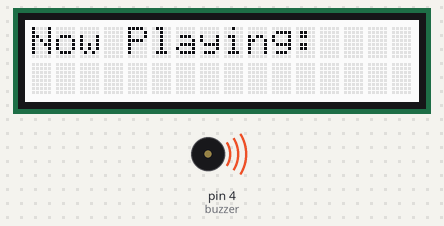
Simulated run of this sketch. Board: Arduino Uno, built with avr-gcc and run on an emulated ATmega328P. Parts: 16×2 character LCD, buzzer (waves = sounding).

Above: at 0.5 s.
At 2.3 s:
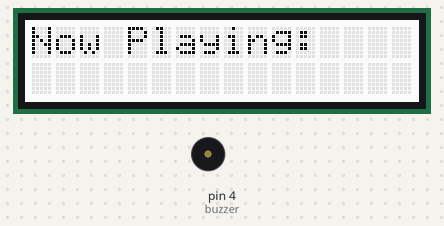
Timing chart, 0 to 130.0 s (numbered marks = the images above):
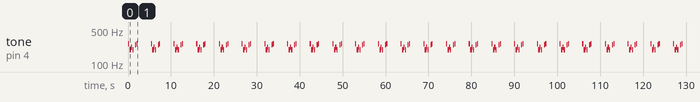

The sketch:

music_player.ino
```cpp
#include <Wire.h> // Include the Wire library to communicate with I2C devices
#include "rgb_lcd.h" // Include the library for the RGB LCD
#include "pitches.h" // This is a library that contains the pitches of the musical notes

rgb_lcd lcd; // Create an lcd object from the rgb_lcd class

const int buzzer = 4; // Buzzer connected to digital pin 9

int melody[] = {NOTE_C4, NOTE_G3, NOTE_G3, NOTE_A3, NOTE_G3, 0, NOTE_B3, NOTE_C4}; // An array to hold the melody

// Note durations: 4 = quarter note, 8 = eighth note, etc.:
int noteDurations[] = {4, 8, 8, 4, 4, 4, 4, 4};

void setup() { // This function runs once when the Arduino starts
  lcd.begin(16, 2); // Initialize the LCD with 16 columns and 2 rows
}

void loop() { // This function runs continuously after setup() finishes
  lcd.clear(); // Clear the LCD screen
  lcd.setCursor(0,0); // Set cursor to top-left corner
  lcd.print("Now Playing: "); // Print "Now Playing: "

  for (int i = 0; i < 8; i++) { // Loop over the notes in the melody array
    int noteDuration = 1000 / noteDurations[i]; // Calculate how long each note lasts
    tone(buzzer, melody[i], noteDuration); // Play each note on the buzzer

    int pauseBetweenNotes = noteDuration * 1.30; // Calculate pause between notes
    delay(pauseBetweenNotes); // Pause between notes

    noTone(buzzer); // Stop the tone playing
  }

  delay(3000); // Wait for 5 seconds before repeating the loop
}
```

pitches.h
```cpp
/*************************************************
   Public Constants
 *************************************************/

#define NOTE_B0 31
#define NOTE_C1 33
#define NOTE_CS1 35
#define NOTE_D1 37
#define NOTE_DS1 39
#define NOTE_E1 41
#define NOTE_F1 44
#define NOTE_FS1 46
#define NOTE_G1 49
#define NOTE_GS1 52
#define NOTE_A1 55
#define NOTE_AS1 58
#define NOTE_B1 62
#define NOTE_C2 65
#define NOTE_CS2 69
#define NOTE_D2 73
#define NOTE_DS2 78
#define NOTE_E2 82
#define NOTE_F2 87
#define NOTE_FS2 93
#define NOTE_G2 98
#define NOTE_GS2 104
#define NOTE_A2 110
#define NOTE_AS2 117
#define NOTE_B2 123
#define NOTE_C3 131
#define NOTE_CS3 139
#define NOTE_D3 147
#define NOTE_DS3 156
#define NOTE_E3 165
#define NOTE_F3 175
#define NOTE_FS3 185
#define NOTE_G3 196
#define NOTE_GS3 208
#define NOTE_A3 220
#define NOTE_AS3 233
#define NOTE_B3 247
#define NOTE_C4 262
#define NOTE_CS4 277
#define NOTE_D4 294
#define NOTE_DS4 311
#define NOTE_E4 330
#define NOTE_F4 349
#define NOTE_FS4 370
#define NOTE_G4 392
#define NOTE_GS4 415
#define NOTE_A4 440
#define NOTE_AS4 466
#define NOTE_B4 494
#define NOTE_C5 523
#define NOTE_CS5 554
#define NOTE_D5 587
#define NOTE_DS5 622
#define NOTE_E5 659
#define NOTE_F5 698
#define NOTE_FS5 740
#define NOTE_G5 784
#define NOTE_GS5 831
#define NOTE_A5 880
#define NOTE_AS5 932
#define NOTE_B5 988
#define NOTE_C6 1047
#define NOTE_CS6 1109
#define NOTE_D6 1175
#define NOTE_DS6 1245
#define NOTE_E6 1319
#define NOTE_F6 1397
#define NOTE_FS6 1480
#define NOTE_G6 1568
#define NOTE_GS6 1661
#define NOTE_A6 1760
#define NOTE_AS6 1865
#define NOTE_B6 1976
#define NOTE_C7 2093
#define NOTE_CS7 2217
#define NOTE_D7 2349
#define NOTE_DS7 2489
#define NOTE_E7 2637
#define NOTE_F7 2794
#define NOTE_FS7 2960
#define NOTE_G7 3136
#define NOTE_GS7 3322
#define NOTE_A7 3520
#define NOTE_AS7 3729
#define NOTE_B7 3951
#define NOTE_C8 4186
#define NOTE_CS8 4435
#define NOTE_D8 4699
#define NOTE_DS8 4978
```

Measured:
- by itself, tone on pin 4 (buzzer): repeats every 5.3 s: silent 0.08 s, 2 × (196 Hz 0.13 s, silent 0.04 s), 220 Hz 0.25 s, silent 0.08 s, 196 Hz 0.25 s, silent 0.40 s, 247 Hz 0.25 s, silent 0.08 s, 262 Hz 0.25 s, silent 3.1 s, 262 Hz 0.25 s
